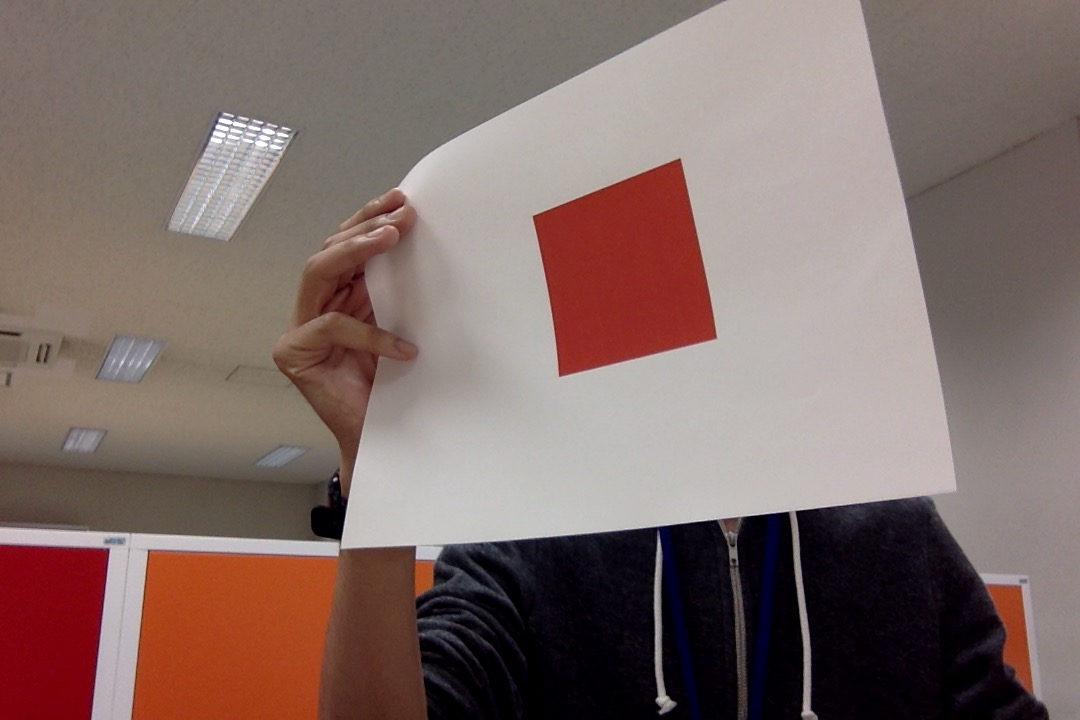
#> input picture sample_image.jpg, 1080 x 720 px
$ python warpPerspective.py sample_image.jpg   (Python 2 division)
#> lines starting #> are read from the running program, lines starting #| are printed output that depends on the picture; after the words box and inside, x2 and y2 are one past the last pixel; in counts of white or black regions, pixels touching at a corner belong together
#!/usr/bin/env python
# -*- coding: utf-8 -*-

import sys
import cv2
import numpy as np

### const ###
hue_threshold = 175
S_threshold   = 5000
rect_size     = 150

def get_reversed_hue_img(img):
    '''
    読み込んだBGR画像から，HSV画像に変換し，Hueだけの画像hueを作成します．
    赤はHueで0~10(deg.)付近で若干扱いにくいため，
    画像全体から最大値180(deg.)を引くことで，赤を170~180(deg.)付近に配置しなおしています．
    変換後の画像revをmainに返します．
    '''
    hue = cv2.cvtColor(img, cv2.COLOR_BGR2HSV)[:, :, 0]
    rev = 180 - hue
    return rev

def get_hull(rev, img):
    '''
    まず，赤が170-180付近にマッピングされた画像revをしきい値処理し，
    しきい値以上の画素を180，しきい値以下の画素を0になるよう2値化し，それをthreshold_imgとします．
    次に，threshold_imgから輪郭抽出を行います．
    得られた輪郭controursを一つづつ確認し，面積が大きい物(ここでは5000としている)だった場合，
    その輪郭から凸包を計算します．
    その凸法をポリゴンで近似し，そのポリゴンが4点で表される場合，正方形と判断し，輪郭を描画します．
    返り値は，近似されたポリゴンの頂点座標です．
    '''
    retval, threshold_img = cv2.threshold(rev, hue_threshold, 180, cv2.THRESH_BINARY)
    contours, hier = cv2.findContours(threshold_img, cv2.RETR_LIST, cv2.CHAIN_APPROX_SIMPLE)
    for cnt in contours:
        if  cv2.contourArea(cnt) > S_threshold:     # remove small areas to avoid noise
            hull = cv2.convexHull(cnt)              # find the convex hull of contour
            len_of_hull = 0.1 * cv2.arcLength(hull, True)
            approximated_hull = cv2.approxPolyDP(hull, len_of_hull, True)
            # the accuracy of approximated_hull is set to length of original contour*0.1

            if len(approximated_hull)==4:   # Is the approximated_hull is rectangle?
                cv2.drawContours(img, [approximated_hull], 0, (0,255,0), 2)
    cv2.imshow('win', img)
    cv2.waitKey(0)

    return approximated_hull

def get_corner(hull):
    '''
    頂点座標をfindHomography()で扱える形式に変換し，返します．
    '''
    corner_pt = np.float32(hull.reshape((4, 2)))
    return corner_pt

def get_trans_mat(corner_pt):
    '''
    Homography行列Hを計算し，返します．
    sizeは，変換後の正方形マーカの1辺のサイズです．
    Homography行列Hを返します．
    '''
    dst_pt    = np.float32([
                [rect_size,   0],
                [rect_size, rect_size],
                [0,   rect_size],
                [0,     0]
                ])

    H, Hstatus = cv2.findHomography(corner_pt, dst_pt, cv2.RANSAC)
    return H

def solve_result_img(H, img):
    '''
    計算されたHomography行列を用いて，射影変換を実行します．
    dispsizeは，変換後の画像の大きさです．
    '''
    dispsize = 1200
    dst = cv2.warpPerspective(img, H, (dispsize, dispsize))

    cv2.imshow('win', dst)
    cv2.waitKey(0)

    return

if __name__ == '__main__':
    if(len(sys.argv) <> 2):
        print 'Usage: python warpPerspective.py <input_image_name>'
        print 'Exit.'
        sys.exit()

    _img = cv2.imread(sys.argv[1])
    img = _img.copy()
#> img is the input picture: shape (720, 1080, 3); mean B, G, R 103.9, 108.5, 128.3

    rev  = get_reversed_hue_img(img)
#> in get_reversed_hue_img, `hue = cv2.cvtColor(img, cv2.COLOR_BGR2HSV)[:, :, 0]`:
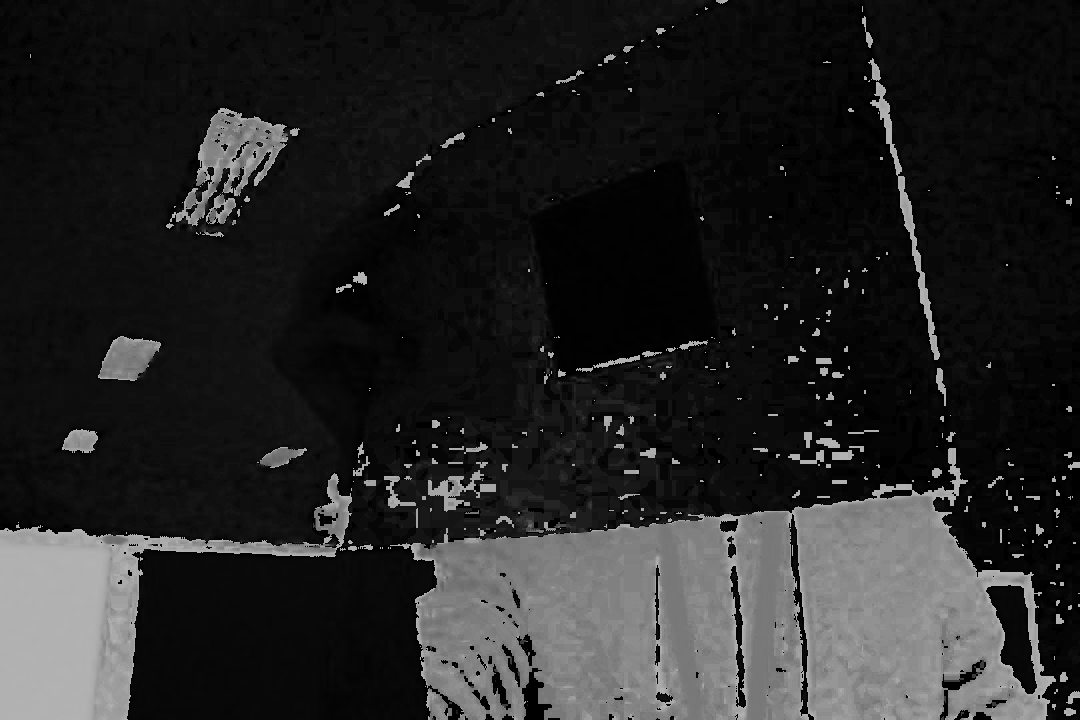
#> hue: shape (720, 1080); min 0, max 179, mean 37.9
#> in get_reversed_hue_img, `rev = 180 - hue`:
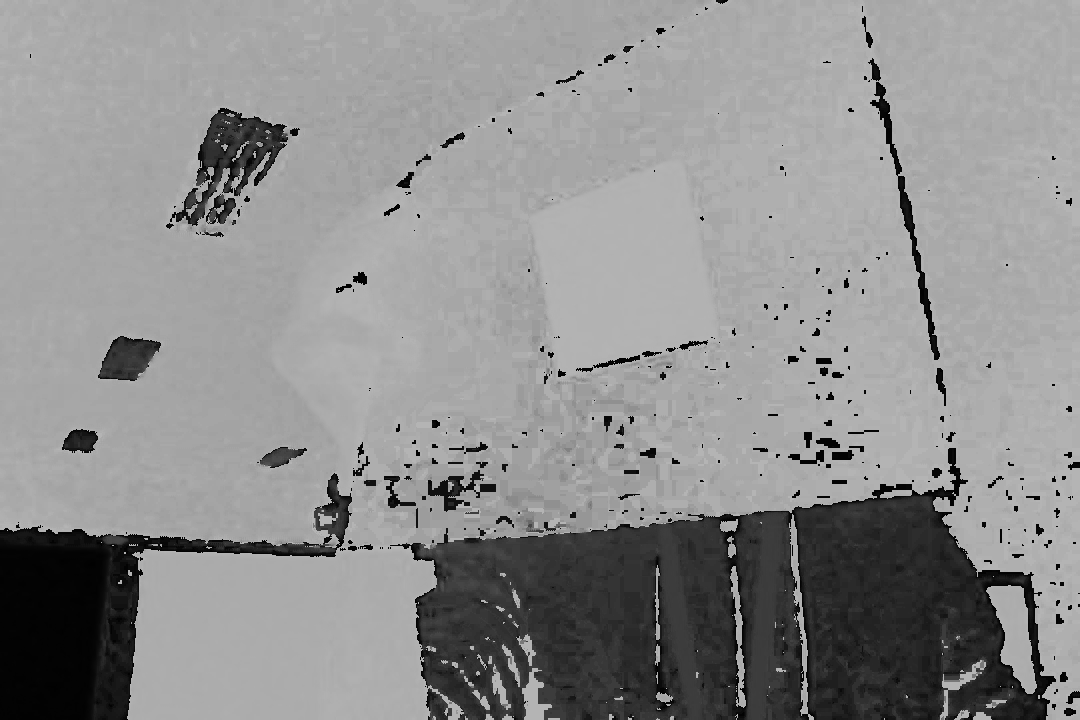
#> rev: shape (720, 1080); min 1, max 180, mean 142.1
    hull = get_hull(rev, img)
#> in get_hull, `retval, threshold_img = cv2.threshold(rev, hue_threshold, 180, cv2.THR..`:
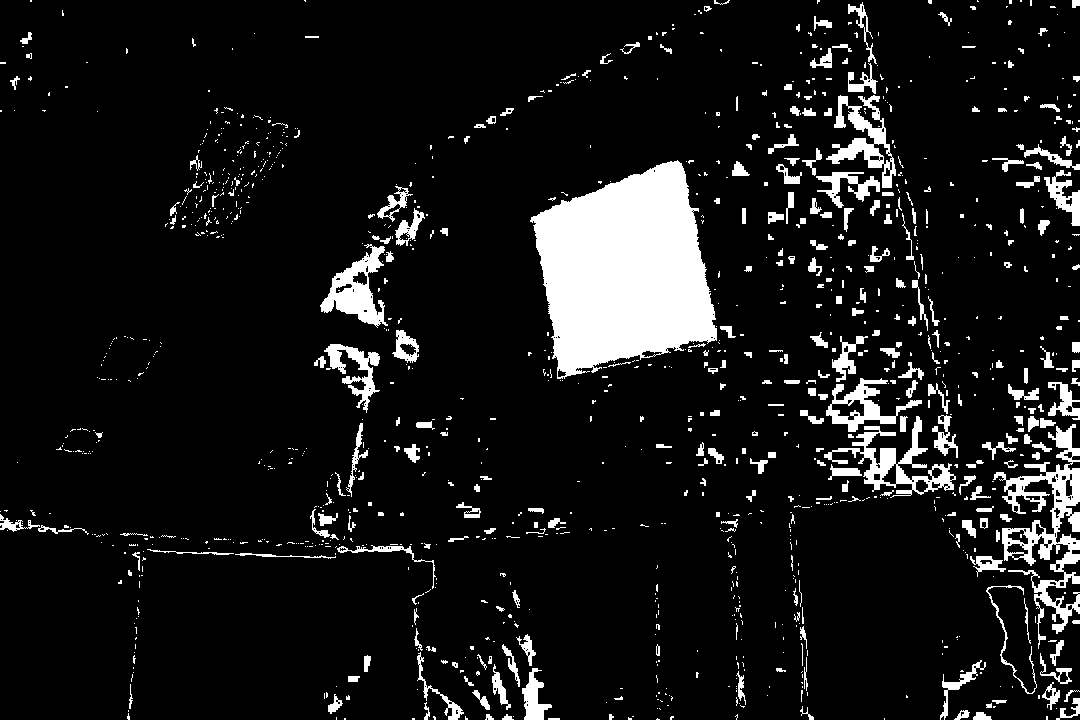
#> threshold_img: shape (720, 1080); values 0 (black) and 180 (white), 9.5% white; 1199 white regions (888 under 20 px)
#> in get_hull, `retval, threshold_img = cv2.threshold(rev, hue_threshold, 180, cv2.THR..`: retval = 175
#> in get_hull, `contours, hier = cv2.findContours(threshold_img, cv2.RETR_LIST, cv2.CH..`: contours = 1456 contours, 1207 with area under 20; largest, box (x1, y1, x2, y2) and area: (530, 160, 717, 379) 27518, (993, 424, 1080, 649) 5567, (824, 416, 956, 498) 2726, (320, 244, 388, 328) 2420, (826, 95, 896, 188) 2087
#> the loop in get_hull, `for cnt in contours:` made 1456 passes
#> (len_of_hull, approximated_hull) on passes 648, 1205: (52.21, [[1075, 424], [1038, 648], [993, 479]]), (67.11, [[677, 160], [716, 340], [557, 378], [531, 217]])
#> cnt on passes 1, 2, 3, 4, 5, 7: [[884, 718], [884, 719]], [[657, 718], [656, 719], [659, 719], [658, 719]], [[548, 718], [548, 719], [559, 719], [559, 718]], [[412, 718], [412, 719], [414, 719], [414, 718]], [[344, 718], [344, 719], [345, 719], [345, 718]], [[336, 717], [336, 719]]
#> after the loop in get_hull, `for cnt in contours:`:
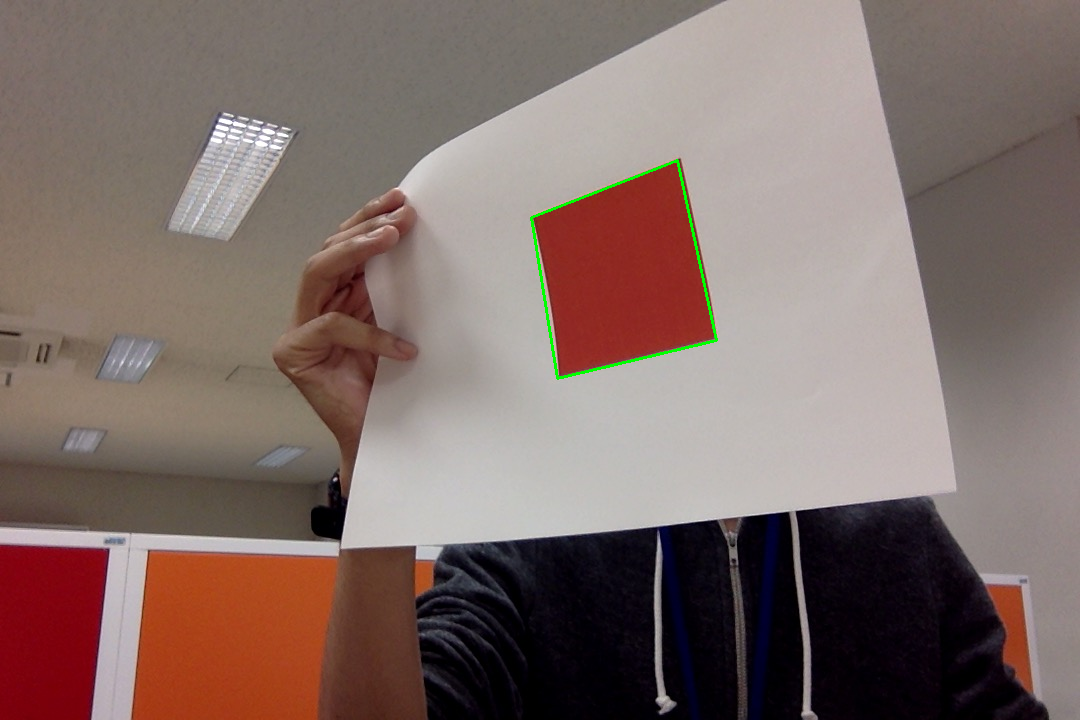
#> img: shape (720, 1080, 3); 0.24% of pixels changed, all inside (x1, y1, x2, y2) = (530, 159, 718, 380)
#> hull = [[677, 160], [716, 340], [557, 378], [531, 217]]
    corner_pt = get_corner(hull)
#> corner_pt = [[677, 160], [716, 340], [557, 378], [531, 217]]

    H = get_trans_mat(corner_pt)
#> in get_trans_mat, `H, Hstatus = cv2.findHomography(corner_pt, dst_pt, cv2.RANSAC)`: H = [[2.5, -0.403, -1237.7], [0.824, 2.11, -895.7], [0.00223, 0.000434, 1]]; Hstatus = [1, 1, 1, 1]
    solve_result_img(H, _img)
#> in solve_result_img, `dst = cv2.warpPerspective(img, H, (dispsize, dispsize))`:
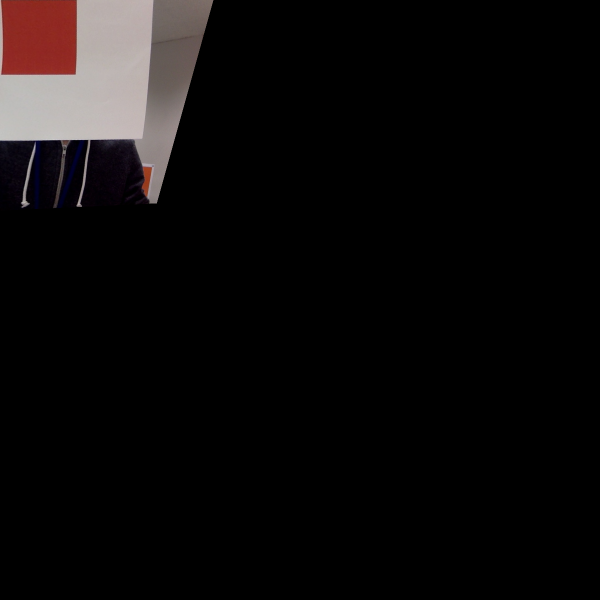
#> dst: shape (1200, 1200, 3) (shown at 1/2 size); mean B, G, R 11, 11, 13.3
    print 'End.'
